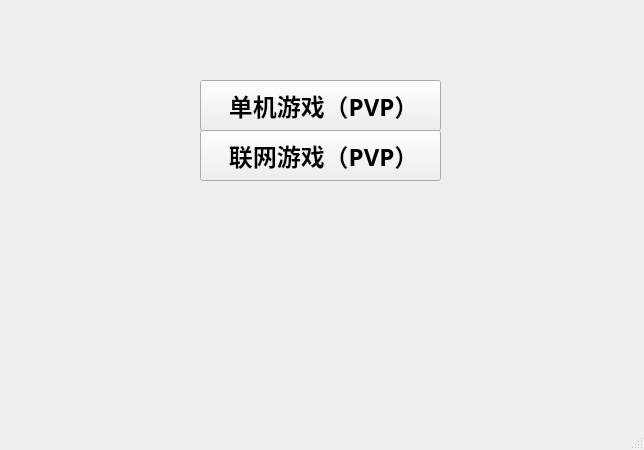
<?xml version="1.0" encoding="UTF-8"?>
<ui version="4.0">
 <class>StartWindow</class>
 <widget class="QMainWindow" name="StartWindow">
  <property name="geometry">
   <rect>
    <x>0</x>
    <y>0</y>
    <width>644</width>
    <height>450</height>
   </rect>
  </property>
  <property name="windowTitle">
   <string>StartWindow</string>
  </property>
  <widget class="QWidget" name="centralwidget">
   <widget class="QPushButton" name="SingleGame">
    <property name="geometry">
     <rect>
      <x>200</x>
      <y>80</y>
      <width>241</width>
      <height>51</height>
     </rect>
    </property>
    <property name="font">
     <font>
      <family>宋体</family>
      <pointsize>18</pointsize>
      <bold>true</bold>
     </font>
    </property>
    <property name="text">
     <string> 单机游戏（PVP）</string>
    </property>
   </widget>
   <widget class="QPushButton" name="NetGame">
    <property name="geometry">
     <rect>
      <x>200</x>
      <y>130</y>
      <width>241</width>
      <height>51</height>
     </rect>
    </property>
    <property name="font">
     <font>
      <family>宋体</family>
      <pointsize>18</pointsize>
      <bold>true</bold>
     </font>
    </property>
    <property name="text">
     <string> 联网游戏（PVP）</string>
    </property>
   </widget>
  </widget>
  <widget class="QMenuBar" name="menubar">
   <property name="geometry">
    <rect>
     <x>0</x>
     <y>0</y>
     <width>644</width>
     <height>26</height>
    </rect>
   </property>
  </widget>
  <widget class="QStatusBar" name="statusbar"/>
 </widget>
 <resources/>
 <connections/>
</ui>
